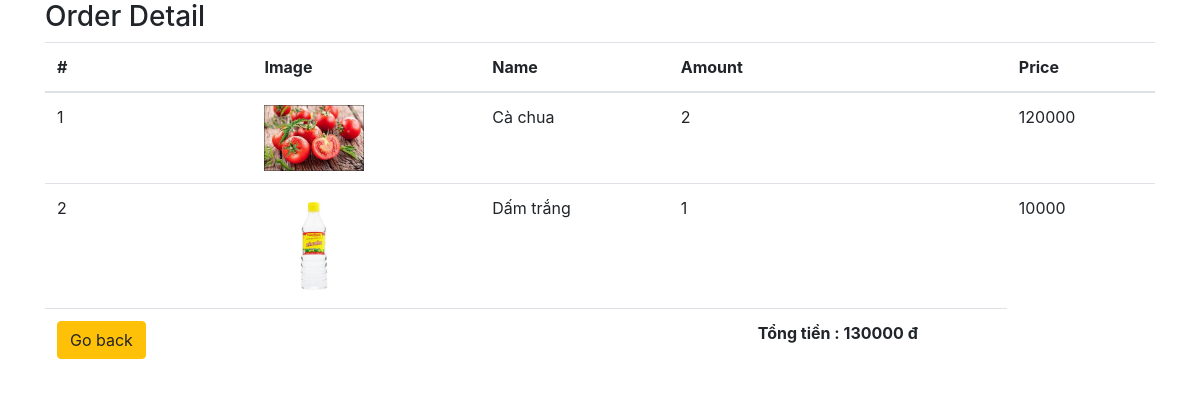
Screenshot of /cart/detail.php?OrderID=20 (signed in) with the database file from the repository.
### tables this page shows
CREATE TABLE `orderdetail` (
  `OrderID` int(10) UNSIGNED NOT NULL,
  `VegetableID` int(10) NOT NULL,
  `Quantity` tinyint(4) NOT NULL,
  `Price` float NOT NULL
);

CREATE TABLE `vegetable` (
  `VegetableID` int(10) NOT NULL,
  `CategoryID` int(10) NOT NULL,
  `VegetableName` varchar(30) NOT NULL,
  `Unit` varchar(20) NOT NULL,
  `Amount` int(10) NOT NULL,
  `Image` varchar(50) NOT NULL,
  `Price` float NOT NULL
);

### class/order.php (called while the page is built, shortened)
<?php
class order
{
    public static function getOrderDetail($orderid)
    {
        include "../vegetable/connection.php";
        $query = mysqli_query($mysqli, "SELECT * FROM orderdetail WHERE OrderID = '$orderid'");
        if (mysqli_num_rows($query) > 0) {
            return $query;
        }
        return null;
    }
}

### class/vegetable.php (called while the page is built, shortened)
<?php
class vegetable
{
    public static function getListByVegeID($vegeID)
    {
        include "../vegetable/connection.php";
        $sanpham = mysqli_query($mysqli, "SELECT * FROM vegetable WHERE VegetableID = '$vegeID'");
        if (mysqli_num_rows($sanpham) > 0) {
            return $sanpham;
        }
        return null;
    }
}

### cart/detail.php (the view, shortened to what this page needs)
<!DOCTYPE html>
<html lang="en">
<head>
    <link rel="stylesheet" href="../css/bootstrap.css">
    <link rel="stylesheet" href="../css/main.css">
</head>
<body>
    <?php
    require '../class/order.php';
    require '../class/vegetable.php';
    $totalall = 0;
    ?>
    <div class="container">
        <?php
        if (!empty($_SESSION['iduser']) && isset($_GET['OrderID'])) {
        ?>
            <h3>Order Detail</h3>
            <table id="cart" class="table">
                <thead>
                    <tr>
                        <th>#</th>
                        <th>Image</th>
                        <th>Name</th>
                        <th>Amount</th>
                        <th>Price</th>
                    </tr>
                </thead>
                <tbody>
                    <?php
                    $detail = order::getOrderDetail($_GET['OrderID']);
                    if ($detail != null) {
                        $i = 1;
                        while ($row = mysqli_fetch_assoc($detail)) {
                            $listveg = vegetable::getListByVegeID($row['VegetableID']);
                            $vegetable = mysqli_fetch_assoc($listveg);
                    ?>
                            <tr>
                                <td data-th="STT"><?= $i++ ?></td>
                                <td data-th="Product">
                                    <div class="row">
                                        <div class="col-sm-2 hidden-xs"><img src="../images/<?= $vegetable['Image'] ?>"
                                        alt="Sản phẩm 1" class="img-responsive" width="100"></div>
                                    </div>
                                </td>
                                <td data-th="Quantity"><?= $vegetable['VegetableName'] ?>
                                </td>
                                <td data-th="Subtotal"><?= $row['Quantity'] ?></td>
                                <td class="actions" data-th="Price"><?= $total=$row['Price'] ?></td>
                                <?php $totalall+=$total;  ?>
                            </tr>
                    <?php }
                    } ?>
                </tbody>
                <tfoot>
                <tr>
                    <td><a href="../cart/history.php" class="btn btn-warning"><i class="fa fa-angle-left"></i>Go back</a>
                    </td>
                    <td colspan="2" class="hidden-xs"> </td>
                    <td class="hidden-xs text-center"><strong>Tổng tiền : <?= $totalall ?> đ</strong>
                    </td>
                </tr>
            </tfoot>
            </table>
        <?php } else { ?>
            <h1>Bạn chưa được sử dụng chức năng này</h1>
            <a href="javascript:history.back()">Go back</a>
        <?php } ?>
    </div>
</body>
</html>

### css/main.css (style rules this page uses)
* { margin: 0; padding: 0; }

### rows the page displays
orderdetail: VegetableID.Image (picture), VegetableID.VegetableName "Cà chua", Quantity "2", Price "120000"
orderdetail: VegetableID.Image (picture), VegetableID.VegetableName "Dấm trắng", Quantity "1", Price "10000"

### other values shown
$totalall "130000"
